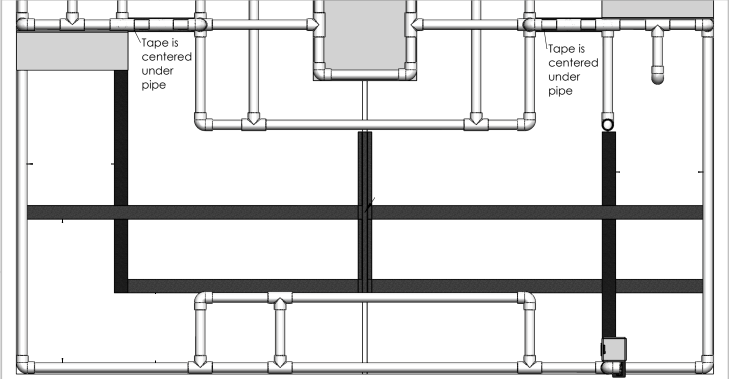
#> input picture map.png, 1458 x 758 px, found by its file name (shown at 1/2 size)
$ python -i main.py   (imports and definitions only)   (older library calls are emulated)
#> lines starting #> are read from the running program, lines starting #| are printed output that depends on the picture
#!/usr/bin/python3
import os, sys
from collections import deque
sys.path.append("/usr/lib")
import _kipr as k

from tkinter import Tk, Canvas, NW
from PIL import Image, ImageTk
import math

robot_x = 1385
robot_y = 426

left_motor = 0
right_motor = 1

follow_sensor = 0
intersection_sensor = 1

line_thresh = 3700


# [78 lines left out: functions turn, go_forward, follow_until_intersection, follow_for_distance, follow_until_end, not called in this run]

PX_TO_FEET = 1 / 142

def is_black(pixel):
    return all(c < 100 for c in pixel)

# [200 lines left out: functions snap_to_black_pixel, check_line_segment, is_intersection, bfs_find_nearest_black, bfs_path, angle_between and 1 more, not called in this run]

def show_map():
    root = Tk()
    root.title("Map Viewer")

    map_path = os.path.expanduser("~/map.png")
    try:
        pil_img_original = Image.open(map_path).convert("RGB")
    except FileNotFoundError:
        print("Could not find ~/map.png")
        return

    canvas_width, canvas_height = 800, 600
    pil_img = pil_img_original.copy()
    pil_img.thumbnail((canvas_width, canvas_height), Image.ANTIALIAS)
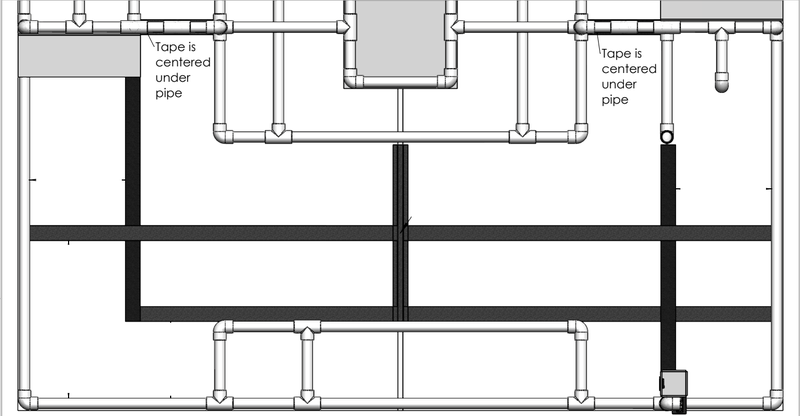
#> pil_img: PIL image 800x416 RGB; mean R, G, B 221.1, 221.1, 221.2
    width, height = pil_img.size
#> width = 800; height = 416

    scale_x = pil_img_original.width / width
#> scale_x = 1.82
    scale_y = pil_img_original.height / height
#> scale_y = 1.82

    tk_img = ImageTk.PhotoImage(pil_img)
    canvas = Canvas(root, width=canvas_width, height=canvas_height)
    canvas.pack()
    offset_x = (canvas_width - width) // 2
#> offset_x = 0
    canvas.create_image(offset_x, 0, anchor=NW, image=tk_img)

    #bot
    rx = int(robot_x / scale_x) + offset_x
#> rx = 759
    ry = int(robot_y / scale_y)
#> ry = 233
    canvas.create_oval(rx - 5, ry - 5, rx + 5, ry + 5, fill='green', outline='black')

    # [89 lines left out: functions draw_path, on_click, line, not called in this run]

    canvas.bind("<Button-1>", on_click)
    root.mainloop()

# [2 lines not run here, left out]

>>> result = show_map()
